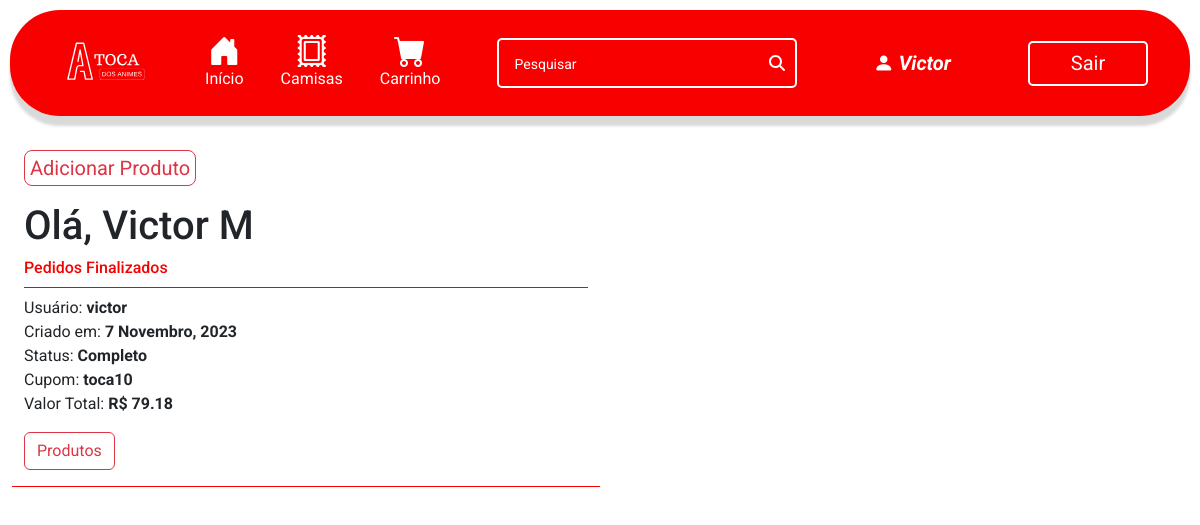
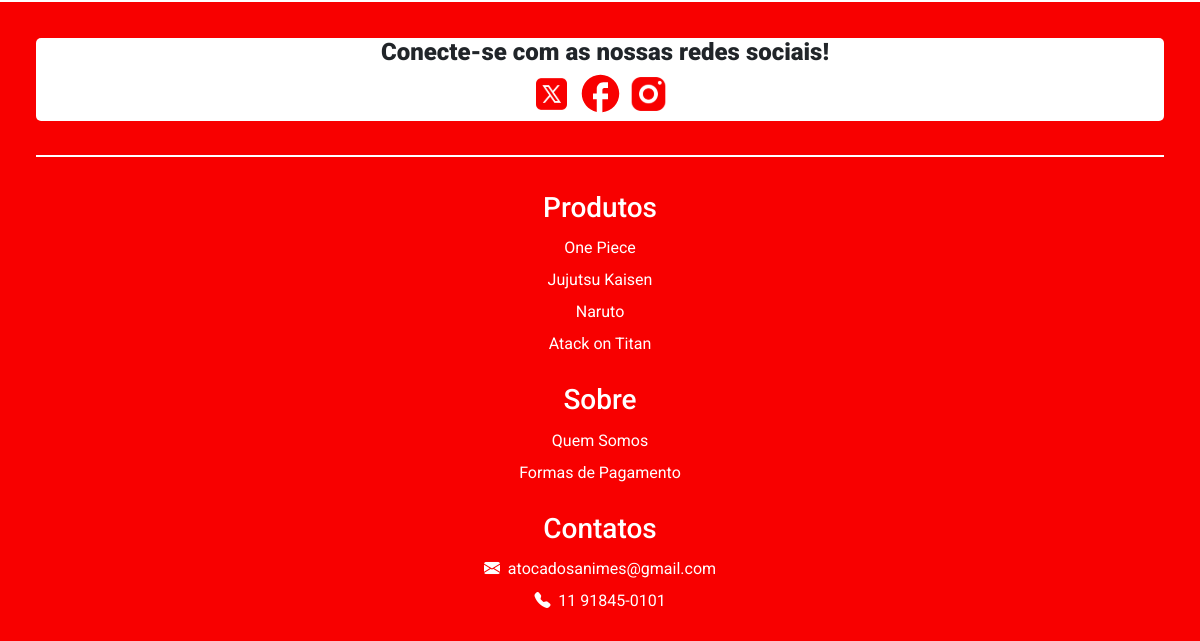
Before: /user_page (signed in) with the older database file (2 pictures, top to bottom).
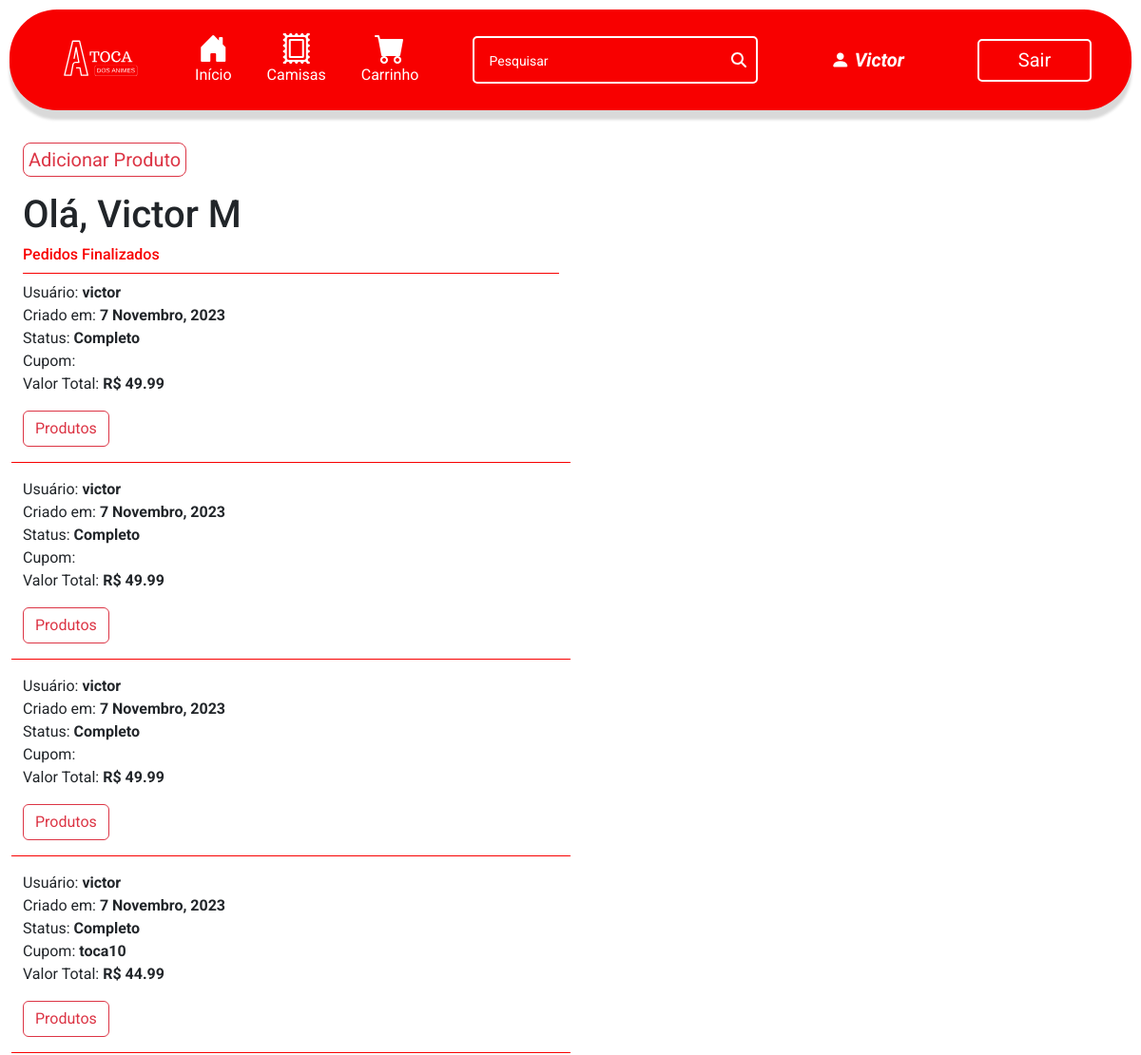
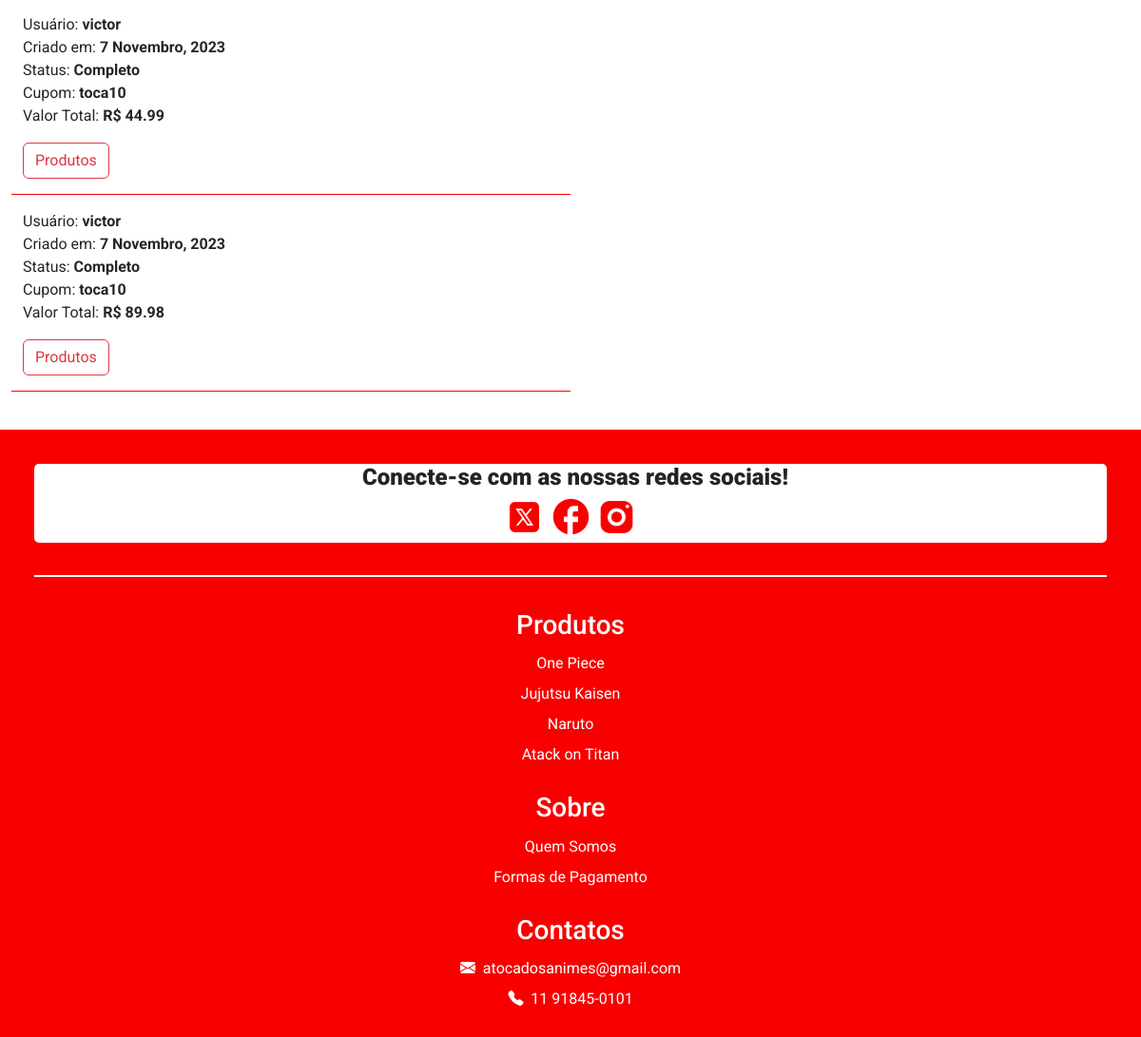
After: the same page with the newer database file (2 pictures, top to bottom).
### ecommerce/models.py (models this page shows, shortened)
class Pedido(models.Model):
    cupom = models.ForeignKey(Cupom, on_delete=models.CASCADE, related_name="cupons_utilizados", blank=True, null=True)
    usuario = models.ForeignKey(User, on_delete=models.CASCADE, related_name="pedidos")
    data_pedido = models.DateTimeField(auto_now_add=True)
    complete = models.BooleanField(default=False, null=True, blank=False)
    cupom_status = models.BooleanField(default=False, null=True, blank=True)
    @property
    def get_total_cupom(self):
        valor_carrinho = self.get_total_carrinho
        total_cupom = float(valor_carrinho) - (float(valor_carrinho) * (self.cupom.porcentagem / 100))
        return total_cupom
    @property
    def get_total_carrinho(self):
        itempedido = self.items.all()
        total = sum([item.get_total for item in itempedido])
        return total

class User(AbstractUser):
    cpf = models.CharField(max_length=11, blank=False, null=True)
    adm = models.BooleanField(default=False)
    def __str__(self):
        return self.username

class Cupom(models.Model):
    nome_cupom = models.CharField(max_length=24, null=True, blank=False)
    porcentagem = models.IntegerField(blank=False, null=True)

class ItemPedido(models.Model):
    produto = models.ForeignKey(Produto, on_delete=models.CASCADE, related_name="produto_item", blank=True, null=True)
    pedido = models.ForeignKey(Pedido, on_delete=models.CASCADE, blank=True, null=True, related_name="items")
    tamanho = models.CharField(max_length=2, default="", blank=False)
    quantidade = models.PositiveIntegerField(null=True, blank=True)
    data_adicionada = models.DateTimeField(auto_now_add=True)
    @property
    def get_total(self):
        total = self.quantidade * self.produto.valor_produto
        return total

class Produto(models.Model):
    nome_produto = models.CharField(max_length=255)
    descricao_produto = models.TextField()
    valor_produto = models.DecimalField(max_digits=6, decimal_places=2)
    image = models.ImageField(null=True, blank=False)
    img_url = models.URLField(null=True, blank=True)
    tamanho_p = models.IntegerField(blank=False, null=True)
    tamanho_m = models.IntegerField(blank=False, null=True)
    tamanho_g = models.IntegerField(blank=False, null=True)
    tamanho_gg = models.IntegerField(blank=False, null=True)
    compradores = models.ManyToManyField(User, blank=True, related_name="compras")

### ecommerce/views.py (the view)
# urls.py: path("user_page", views.user_page, name="user_page"),
@login_required
def user_page(request):
    pedidos_finalizados = Pedido.objects.filter(usuario=request.user, complete=True).order_by("-data_pedido")
    return render(request, "ecommerce/user_page.html", context={
        "pedidos_finalizados": pedidos_finalizados,
    })

### ecommerce/templates/ecommerce/user_page.html (shortened to what this page needs)
{% extends 'ecommerce/layout.html' %}
{% load static %}
{% load i18n %}
{% block body %}
    <div class="container-fluid p-4">
        {% if user.is_superuser or user.adm %}
            <div class="row pb-3">
                <div class="col">
                    <a href="{% url 'add_produto' %}"><button class="btn btn-outline-danger btn-lg" style="padding: 2px 5px 2px 5px;">Adicionar Produto</button></a>
                </div>
            </div>
        {% endif %}
        <div class="row">
            <div class="col-6">
                <h1>Olá, {{user.get_full_name}}</h1>
                <h6 style="color: #f80000; border-bottom: 1px solid #f80000; padding-bottom: 10px;">Pedidos Finalizados</h6>
            </div>
        </div>
        {% for pedido in pedidos_finalizados %}
            <div class="row mb-3">
                <div class="col-6" style="border-bottom: 1px solid #F80000;">
                    <p>
                        Usuário: <strong>{{pedido.usuario}}</strong> <br>
                        Criado em: <strong>{% language 'pt-br' %}{{ pedido.data_pedido|date:'j F, Y' }}{% endlanguage %}</strong>
                        <br>
                        Status: <strong>Completo</strong> <br>
                        Cupom: <strong>{{pedido.cupom.nome_cupom}}</strong> <br>
                        Valor Total:
                            {% if pedido.cupom_status %}
                                <strong> R$ {{pedido.get_total_cupom|floatformat:2}} </strong>
                            {% else %}
                                <strong> R$ {{pedido.get_total_carrinho|floatformat:2}} </strong>
                            {% endif %}
                    </p>
                    <p>
                        <button class="btn btn-outline-danger" type="button" data-bs-toggle="collapse" data-bs-target="#collapse-{{pedido.pk}}"
                            aria-expanded="false" aria-controls="collapse-{{pedido.pk}}">
                            Produtos
                        </button>
                    </p>
                </div>
            </div>
            {% empty %}
                <h4>Você ainda não finalizou nenhum pedido.</h4>
        {% endfor %}
    </div>
{% endblock %}

Changed rows visible on the page:
added Pedido: usuario "victor", data_pedido "7 Novembro, 2023", get_total_carrinho "49.99"
added Pedido: usuario "victor", data_pedido "7 Novembro, 2023", get_total_carrinho "49.99"
added Pedido: usuario "victor", data_pedido "7 Novembro, 2023", get_total_carrinho "49.99"
added Pedido: usuario "victor", data_pedido "7 Novembro, 2023", cupom.nome_cupom "toca10", get_total_cupom "44.99"
now on this page (row edited): Pedido: usuario "victor", data_pedido "7 Novembro, 2023", cupom.nome_cupom "toca10", get_total_cupom "44.99"
changed through a linked row, Pedido (number 6 of 6 on the later page): get_total_cupom "79.18" → "89.98"
